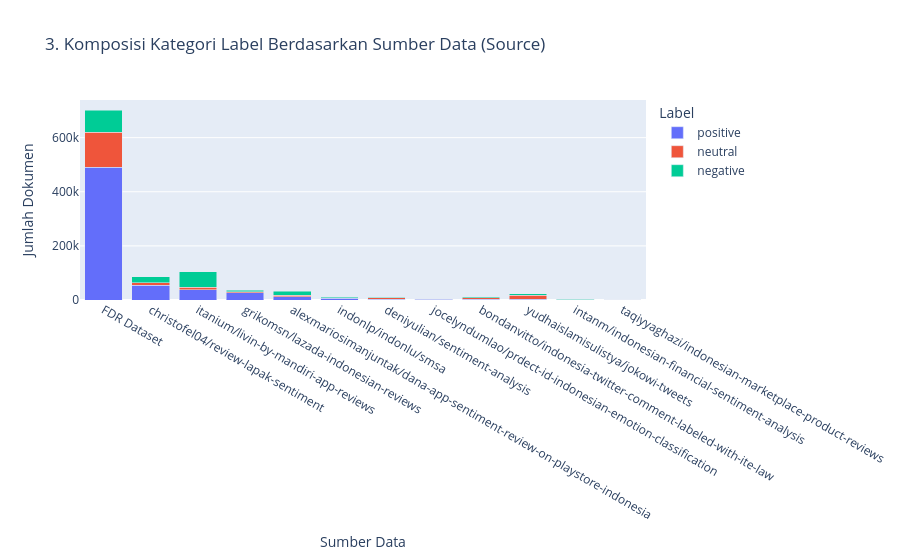

The cell this chart's notebook holds for it:
### Code cell
#Grafik Interaktif 4 — Sebaran Panjang Teks per Label
df_source = con.execute("""
    SELECT 
        source,
        label_text,
        COUNT(*) AS total_dokumen,
        ROUND(AVG(word_count), 1) AS rata_kata
    FROM df_clean
    GROUP BY source, label_text
    ORDER BY total_dokumen DESC
""").fetchdf()

fig3 = px.bar(
    df_source,
    x="source",
    y="total_dokumen",
    color="label_text",
    barmode="stack",
    hover_data=["rata_kata"],
    title="3. Komposisi Kategori Label Berdasarkan Sumber Data (Source)",
    labels={"source": "Sumber Data", "total_dokumen": "Jumlah Dokumen", "label_text": "Label"},
)
fig3.show()

### Figure 1 — Plotly figure (JSON) as saved in the notebook; plotly's stock layout.template omitted (floating-point values rounded to 4 significant figures)
{"data": [{"customdata": [[58.7], [7.5], [7.1], [12.5], [5.1], [40.7], [14.5], [13.4], [13.4], [22.5], [9.4], [16.3]], "hovertemplate": "Label=positive<br>Sumber Data=%{x}<br>Jumlah Dokumen=%{y}<br>rata_kata=%{customdata[0]}<extra></extra>", "legendgroup": "positive", "marker": {"color": "#636efa", "pattern": {"shape": ""}}, "name": "positive", "orientation": "v", "showlegend": true, "textposition": "auto", "type": "bar", "x": ["FDR Dataset", "christofel04/review-lapak-sentiment", "itanium/livin-by-mandiri-app-reviews", "grikomsn/lazada-indonesian-reviews", "alexmariosimanjuntak/dana-app-sentiment-review-on-playstore-indonesia", "indonlp/indonlu/smsa", "deniyulian/sentiment-analysis", "jocelyndumlao/prdect-id-indonesian-emotion-classification", "bondanvitto/indonesia-twitter-comment-labeled-with-ite-law", "yudhaislamisulistya/jokowi-tweets", "intanm/indonesian-financial-sentiment-analysis", "taqiyyaghazi/indonesian-marketplace-product-reviews"], "xaxis": "x", "y": [491058, 54667, 37361, 26254, 12332, 7319, 2869, 2476, 2427, 2264, 951, 378], "yaxis": "y"}, {"customdata": [[55.5], [19.0], [13.0], [8.2], [13.5], [14.3], [12.1], [12.0], [15.5], [8.8]], "hovertemplate": "Label=neutral<br>Sumber Data=%{x}<br>Jumlah Dokumen=%{y}<br>rata_kata=%{customdata[0]}<extra></extra>", "legendgroup": "neutral", "marker": {"color": "#EF553B", "pattern": {"shape": ""}}, "name": "neutral", "orientation": "v", "showlegend": true, "textposition": "auto", "type": "bar", "x": ["FDR Dataset", "yudhaislamisulistya/jokowi-tweets", "itanium/livin-by-mandiri-app-reviews", "christofel04/review-lapak-sentiment", "bondanvitto/indonesia-twitter-comment-labeled-with-ite-law", "deniyulian/sentiment-analysis", "alexmariosimanjuntak/dana-app-sentiment-review-on-playstore-indonesia", "grikomsn/lazada-indonesian-reviews", "indonlp/indonlu/smsa", "intanm/indonesian-financial-sentiment-analysis"], "xaxis": "x", "y": [128862, 16141, 9564, 9178, 5081, 5019, 4684, 3864, 1355, 550], "yaxis": "y"}, {"customdata": [[54.4], [15.9], [11.7], [19.4], [18.0], [18.1], [14.3], [24.0], [15.5], [19.2], [9.2], [21.0]], "hovertemplate": "Label=negative<br>Sumber Data=%{x}<br>Jumlah Dokumen=%{y}<br>rata_kata=%{customdata[0]}<extra></extra>", "legendgroup": "negative", "marker": {"color": "#00cc96", "pattern": {"shape": ""}}, "name": "negative", "orientation": "v", "showlegend": true, "textposition": "auto", "type": "bar", "x": ["FDR Dataset", "itanium/livin-by-mandiri-app-reviews", "christofel04/review-lapak-sentiment", "alexmariosimanjuntak/dana-app-sentiment-review-on-playstore-indonesia", "grikomsn/lazada-indonesian-reviews", "yudhaislamisulistya/jokowi-tweets", "bondanvitto/indonesia-twitter-comment-labeled-with-ite-law", "indonlp/indonlu/smsa", "deniyulian/sentiment-analysis", "jocelyndumlao/prdect-id-indonesian-emotion-classification", "intanm/indonesian-financial-sentiment-analysis", "taqiyyaghazi/indonesian-marketplace-product-reviews"], "xaxis": "x", "y": [82287, 57873, 22841, 14653, 6695, 4307, 4095, 4005, 3105, 2720, 471, 443], "yaxis": "y"}], "layout": {"barmode": "stack", "legend": {"title": {"text": "Label"}, "tracegroupgap": 0}, "title": {"text": "3. Komposisi Kategori Label Berdasarkan Sumber Data (Source)"}, "xaxis": {"anchor": "y", "domain": [0, 1], "title": {"text": "Sumber Data"}}, "yaxis": {"anchor": "x", "domain": [0, 1], "title": {"text": "Jumlah Dokumen"}}}}
